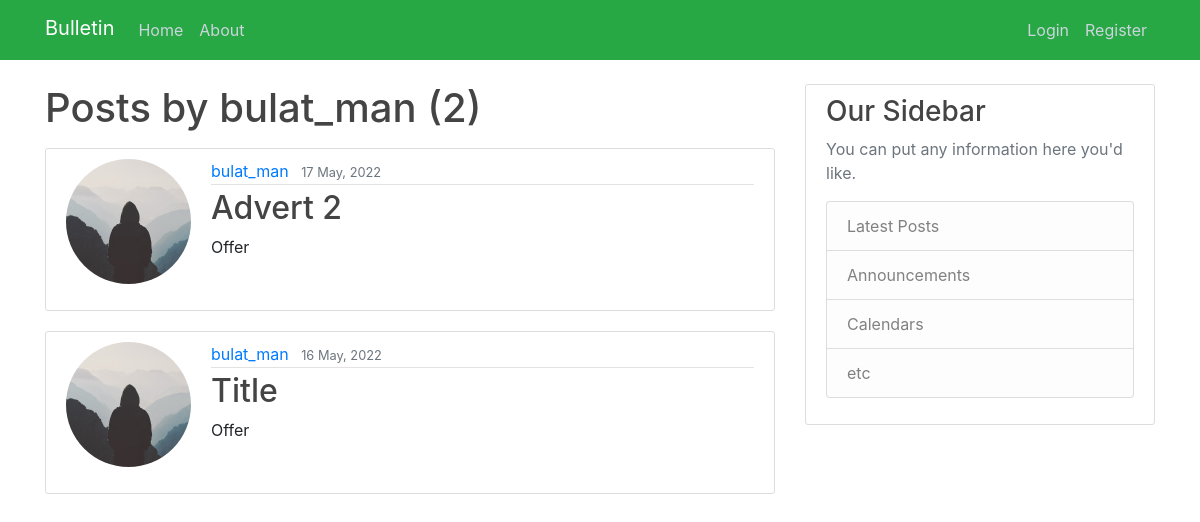
Screenshot of /user/bulat_man with the database file from the repository.
### myboardapp/models.py (models this page shows, shortened)
class Bulletin(models.Model):
    title = models.CharField(max_length=100, blank=True)
    author = models.ForeignKey(User, on_delete=models.CASCADE)
    content = models.TextField()
    file = models.FileField(upload_to='files/',
                                             blank=True,
                                             )
    bulletin_category = models.ForeignKey(CategoryModel, on_delete=models.CASCADE)
    date_created = models.DateTimeField(default=timezone.now)

class CategoryModel(models.Model):
    category_name = models.CharField(max_length=255,
                                     unique=True,
                                     )
    def __str__(self):
        return f'{self.category_name}'
    """
    >>> from myboardapp.models import Bulletin
    >>> from myboardapp.models import CategoryModel
    >>> CategoryModel.objects.create(category_name = "Offer")
    <CategoryModel: Offer>
    """

### users/models.py (models this page shows, shortened)
class Profile(models.Model):
    user = models.OneToOneField(User, on_delete=models.CASCADE)
    image = models.ImageField(default='default.jpg', upload_to='profile_pics')

### myboardapp/views.py (the view)
# urls.py: path('user/<str:username>', UserPostListView.as_view(), name='user-posts'),
class UserPostListView(ListView):
    model = Bulletin
    template_name = 'myboardapp/user_posts.html'
    context_object_name = 'bulletins_0'
    ordering = ['-date_created']
    paginate_by = 2
    def get_queryset(self):
        user = get_object_or_404(User, username=self.kwargs.get('username'))
        return Bulletin.objects.filter(author=user).order_by('-date_created')

### myboardapp/templates/myboardapp/user_posts.html (shortened to what this page needs)
{% extends "myboardapp/base.html" %}
{% load static %}
{% block content %}
    <main role="main" class="container">
      <div class="row">
        <div class="col-md-8">
            <h1 class="mb-3">Posts by {{ view.kwargs.username }} ({{ page_obj.paginator.count }})</h1>
            {% for bulletin in bulletins_0 %}
                <article class="media content-section">
                    <img class="rounded-circle account-img" src="{{ bulletin.author.profile.image.url }}">
                    <div class="media-body">
                        <div class="article-metadata">
                      <a class="mr-2" href="{% url 'user-posts' bulletin.author.username %}">{{ bulletin.author }}</a>
                      <small class="text-muted">{{ bulletin.date_created|date:"d F, Y" }}</small>
                    </div>
                    <h2><a class="article-title" href="{% url 'bulletin-detail' bulletin.id %}">{{ bulletin.title }}</a></h2>
                    <p class="article-content">{{ bulletin.bulletin_category }}</p>
                  </div>
                </article>
            {% endfor %}
        </div>
        <div class="col-md-4">
          <div class="content-section">
            <h3>Our Sidebar</h3>
            <p class='text-muted'>You can put any information here you'd like.
              <ul class="list-group">
                <li class="list-group-item list-group-item-light">Latest Posts</li>
                <li class="list-group-item list-group-item-light">Announcements</li>
                <li class="list-group-item list-group-item-light">Calendars</li>
                <li class="list-group-item list-group-item-light">etc</li>
              </ul>
            </p>
          </div>
        </div>
      </div>
    </main>
{% endblock content %}

### myboardapp/static/myboardapp/mail.css (style rules this page uses)
h1, h2, h3, h4, h5, h6 { color: #444444; }
ul { margin: 0; }
.content-section { background: #ffffff; padding: 10px 20px; border: 1px solid #dddddd; border-radius: 3px; margin-bottom: 20px; }
.article-title { color: #444444; }
.article-content { white-space: pre-line; }
.article-metadata { padding-bottom: 1px; margin-bottom: 4px; border-bottom: 1px solid #e3e3e3 }
.account-img { height: 125px; width: 125px; margin-right: 20px; margin-bottom: 16px; }

### rows the page displays
Bulletin: author.profile.image (placeholder picture), author "bulat_man", date_created "17 May, 2022", title "Advert 2", bulletin_category "Offer"
Bulletin: author.profile.image (placeholder picture), author "bulat_man", date_created "16 May, 2022", title "Title", bulletin_category "Offer"

### other values shown
{{ view.kwargs.username }} "bulat_man"
{{ page_obj.paginator.count }} "2"
